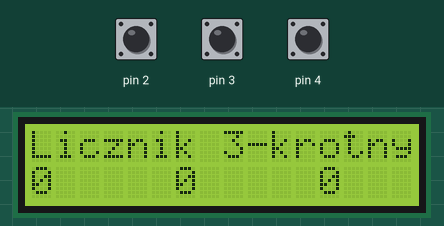
The sketch below on a simulated Arduino Uno, built with avr-gcc and run on an emulated ATmega328P. Shown: 16×2 character LCD. The test bench sets the inputs (shaded band); at power-on: pin 2 HIGH, pin 3 HIGH, pin 4 HIGH.

Above: at 1.2 s.
1.3 s: pin 2 pulled LOW for 0.15 s
At 1.6 s:
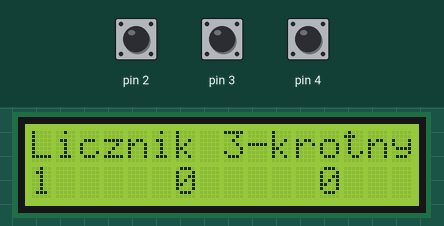
2.9 s: pin 3 pulled LOW for 0.15 s
At 4.0 s:
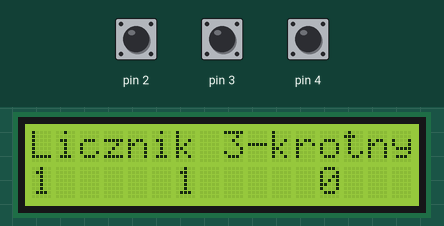
4.5 s: pin 2 pulled LOW for 1 s
At 5.2 s:
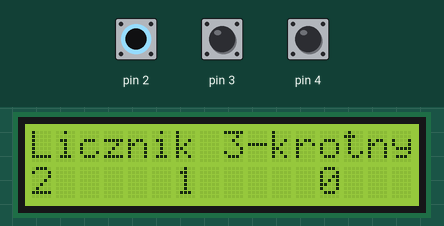
7.0 s: pin 3 pulled LOW for 1 s
At 8.3 s:
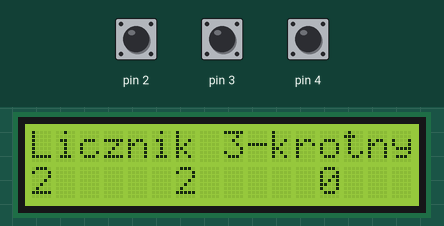
Timing chart, 0 to 10.0 s (numbered marks = the images above; inputs shaded):
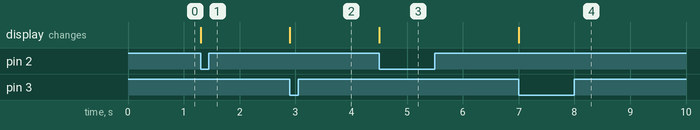

The sketch:

LicznikWielokrotny.ino
```cpp
#include <LiquidCrystal.h>

const int rs = 12, en = 11, d4 = 10, d5 = 9, d6 = 8, d7 = 7;
LiquidCrystal lcd(rs, en, d4, d5, d6, d7);

const int p1 = 0, p2 = 6, p3 = 12;   // zadeklarowanie pozycji liczników

int l[2] = {0, 0};         // zadekladowanie liczników
int l2 = 0;
int x[2] = {1, 1};         // zapamiętuje poprzednią pozycję portu, żeby porównać czy się zmienił
bool wait[2] = {false, false};
bool wait2[2] = {false, false};

int n = 0;
int m[16] = {0, 0, 0, 0, 0, 0, 0, 0, 0, 0, 0, 0, 0, 0, 0, 0};   // zadeklarowanie zmiennych do uśredniania
float micro = 0;
bool m1 = false, m2 = false;

long d[2] = {0, 0};        // czas od puszczenia
long d3 = 0;

void setup()
{
  // set up the LCD's number of columns and rows:
  lcd.begin(16, 2);
  // Print a message to the LCD.
  lcd.print("Licznik 3-krotny");
  Serial.begin(9600);
  pinMode(2, INPUT_PULLUP);
  pinMode(3, INPUT_PULLUP);
  pinMode(4, INPUT_PULLUP);
}

void loop()
{
  NieCzekaj();
  Wcisk();
  Pusc();
  micro = mean();
  Mikrofon();
  SetLCD();
}

void SetLCD()
{
  lcd.setCursor(p1, 1);
  lcd.print(l[0]);

  lcd.setCursor(p2, 1);
  lcd.print(l[1]);

  lcd.setCursor(p3, 1);
  lcd.print(l2);
}

void Pusc()
{
  for(int i = 0; i < 2; i++)
  {
    if(x[i] != digitalRead(i+2) && digitalRead(i+2) == 1 && !wait[i] && !wait2[i])    // odciśnięcie przycisku
    {
      wait[i] = true;
      wait2[i] = true;
      d[i] = millis();
    }
    x[i] = digitalRead(i+2);
  }
}

void Wcisk()
{
  for(int i = 0; i <= 1; i++)
  {
    if(x[i] != digitalRead(i+2) && digitalRead(i+2) == 0 && !wait[i])    // wciśnięcie przycisku
    {
      l[i]++;
      wait2[i] = false;
    }
  }
}

void NieCzekaj()
{
  for (int i = 0; i <= 1; i++)
  {
    if(wait[i] && millis() - d[i] > 50)      //ZMIEŃ WARTOŚĆ ŻEBY ZMIENIĆ DELAY
    {
      wait[i] = false;
    }
  }
}

float mean()
{
  float sum = 0;
  m[n] = digitalRead(4);
  n++;
  if(n >=16)
    n = 0;
  for(int i = 0; i < 16; i++)
  {
    sum += m[i];
  }
  return sum / 16.0f;

}

void Mikrofon()
{
  if(m2 && millis() - d3 > 100)         // MINIMALNY ODSTĘP MIĘDZY KLAŚNIĘCIAMI
  {
    m2 = false;
  }
  if(micro >= 0.15 && !m1 && !m2)       // ZMIEŃ WARTOŚĆ ŻEBY ZMIENIĆ CZUŁOŚĆ MIKROFONU
  {
    m1 = true;
    d3 = millis();
    return;
  }
  if(micro == 0.0f && m1)
  {
    if(millis() - d3 < 100)   // ZMIEŃ CZAS KLAŚNIĘCIA
    {
      m1 = false;
      l2++;
      m2 = true;
      d3 = millis();
    }
    else
    {
      m1 = false;
    }
  }
}
```

Measured:
- after the input at 1.3 s, the display: changes at once (image 1)
- after the input at 2.9 s, the display: changes at once (image 2)
- after the input at 4.5 s, the display: changes at once (image 3)
- after the input at 7.0 s, the display: changes at once (image 4)
